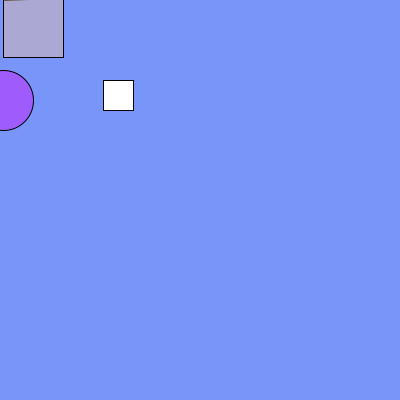
Frame 1 (no input)
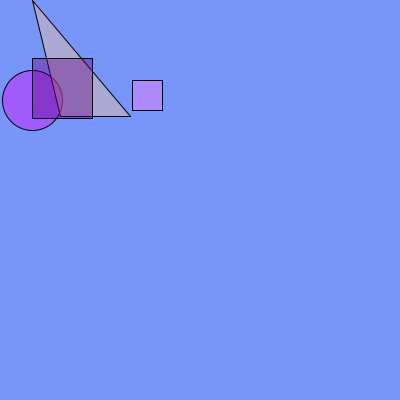
Frame 60 (the mouse pressed at the canvas centre just before this capture)
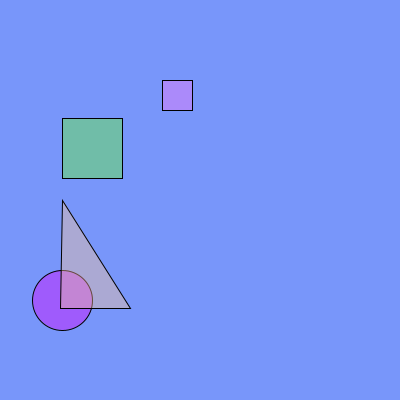
Frame 120 (the mouse held since frame 60 and released just before this capture)

The Processing sketch that drew these frames (run headless with seeded random() and noise(); from frame 60 on, the mouse is pressed at the canvas centre):

// Processing sketch: processing_98049
// ── processing_98049.pde

//declaraciÛn de variables eje

int size = 30;
float xpos = 0;
float ypos = 0;
float x1pos = 0;
float y1pos = 0;
float x2pos = 0;
float y2pos = 0;
float x3pos = 0;
float y3pos = 0;

//variables de direcciÛn

int xdirection = 1;
int ydirection = -1;
int x1direction = 1;
int y1direction = -1;
int x2direction = 1;
int y2direction = -1;
int x3direction = 1;
int y3direction = -1;

//variables de velocidad

float xspeed = 2.7;
float yspeed = 2.6;
float x1speed = 3.4;
float y1speed = 4.9;
float x2speed = 6.5;
float y2speed = 2.0;
float x3speed = 1.7;
float y3speed = 2.4;


void setup()

{

  size (400,400);

  frameRate(50);//web fps

  //posiciÛn inicial de las variables

  xpos = xpos;
  ypos = ypos;
  x1pos = x1pos;
  y1pos = y1pos;
  x2pos = x2pos;
  y2pos = y2pos;
  x3pos = x3pos;
  y3pos = y3pos;
}
void draw()
{
  background(120,150,250);
  xpos = xpos + ( xspeed * xdirection );
  ypos = ypos + ( yspeed * ydirection );  
  x1pos = x1pos +( x1speed * x1direction );
  y1pos = y1pos + ( y1speed * y1direction );
  x2pos = x2pos + ( x2speed * x2direction );
  y2pos = y2pos + ( y2speed * y2direction );
  x3pos = x3pos + ( x3speed * x3direction );
  y3pos = y3pos + ( y3speed * ydirection );
  //condicionales de regreso

  if (xpos > width-size || xpos < 0){
    xdirection *= -1;
  }

  if (ypos >= 400 || ypos < 0){
    ydirection *= -1;
  }

  if (x1pos > width-size || x1pos < 0){
    x1direction*= -1;
  }

  if (y1pos >= 400 || y1pos < 0){
    y1direction *= -1;
  }
  if (x2pos > width-size || x2pos < 0){
    x2direction *= -1;
  }

  if (y2pos > height-size || y2pos < 0){
    y2direction *= -1;   
  }
  if (x3pos > width-size || x3pos < 0){
    x3direction *= -1;
  }
  if (y3pos >  height-size || y3pos < 0){
    y3direction *= -1;
  }

  //figuras
  rect(x1pos+100,80,size,size);
  if ((xpos < 133)&&(xpos > 0)){
    xspeed = 1; //velocidad de este segmento
    fill(220,0,280,100); //color de la figura en este segmento
  }
  if ((xpos < 266)&&(xpos > 133)){
    xspeed = 2.5;
    fill(0,030,200,100);
  }
  if ((xpos > 266)&&(xpos < 400)){
    xspeed = xspeed + 2;
    fill(120,250,0,100);
  }

  ellipse(x1pos,mouseY+100,60,60);
  if ((x1pos < 133)&&(x1pos > 0)){
    x1speed = 0.5;
    fill(250,200,150,100);
  }
  if ((x1pos < 200) && (x1pos > 133)){
    x1speed = x1speed +2;
    fill(200,070,050,100);
  }
  if ((xpos > 266)&&(xpos < 400)){
    x1speed = x1speed +1;
    fill(280,90,100,100);
  }
  triangle(x1pos,mouseY,60,y1pos,130,y1pos);
  if ((ypos <=200) && (ypos >=0)) {
    yspeed = 1.5;
    fill(200,0,120,100);
  }

  if ((y1pos <=200) && (y1pos >=0)) {
    y1speed = 2;
    fill(100,0,130,100);
  }
  if ((ypos >= 200) && (ypos <=height)){

    yspeed = 4;
    fill(100,220,200,100);
  }
  if ((y1pos >= 200) && (y1pos <= height)){
    y1speed = 6;
    fill(100,250,050,100);
  }
  rect (x1pos, y3pos, 60,60);
  if ((y3pos<=200) && (y3pos>=0)) {
    y3speed= 1;
    fill(250,120,250,100);
  }
  if ((y3pos>= 200) && (y3pos<=height)){
    y3speed= 2.5;
    fill (250,100,100,100); 
  }
  if ((y3pos >= 200) && (y3pos <= height)){
    y3speed = 3.8;
    fill(random(0,400),200,150,100);
  }

}
